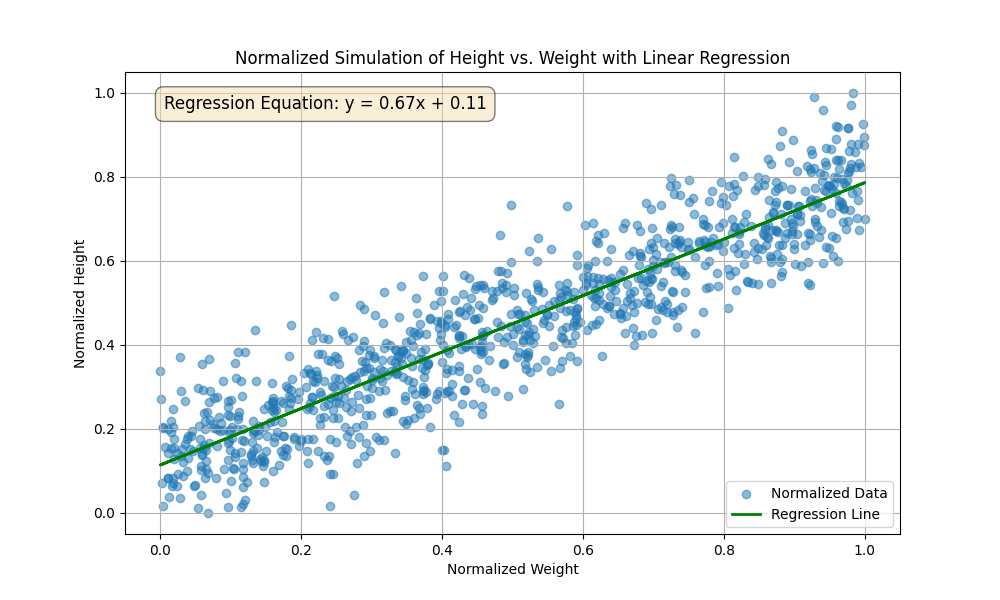

Python code for this plot:
import numpy as np
import matplotlib.pyplot as plt
from sklearn.preprocessing import MinMaxScaler
from sklearn.linear_model import LinearRegression

# Set parameters for the equation y = ax + b + r
a = 2.5
b = 10
num_samples = 1000

# Generate random data
np.random.seed(0)
# Weight (x) data
weight = np.random.rand(num_samples, 1) * 30 + 40  # weights between 40 and 70
# Random noise (r)
noise = np.random.randn(num_samples, 1) * 10
# Height (y) data
height = a * weight + b + noise

# Normalize the data
scaler = MinMaxScaler()
data_to_normalize = np.hstack((weight, height))
normalized_data = scaler.fit_transform(data_to_normalize)

# Perform linear regression on normalized data
regression = LinearRegression()
regression.fit(normalized_data[:, 0].reshape(-1, 1), normalized_data[:, 1])
reg_a = regression.coef_[0]
reg_b = regression.intercept_

# Create the plot
plt.figure(figsize=(10, 6))
plt.scatter(normalized_data[:, 0], normalized_data[:, 1], alpha=0.5, label='Normalized Data')

# Plot the regression line
plt.plot(normalized_data[:, 0], regression.predict(normalized_data[:, 0].reshape(-1, 1)), color='green', linewidth=2, label='Regression Line')

plt.title('Normalized Simulation of Height vs. Weight with Linear Regression')
plt.xlabel('Normalized Weight')
plt.ylabel('Normalized Height')
plt.legend()
plt.grid(True)

# Add a text box with the regression equation
equation_text = f"Regression Equation: y = {reg_a:.2f}x + {reg_b:.2f}"
plt.text(0.05, 0.95, equation_text, transform=plt.gca().transAxes,
         fontsize=12, verticalalignment='top',
         bbox=dict(boxstyle='round,pad=0.5', fc='wheat', alpha=0.5))

# Save the plot
plt.savefig('simulation3.png')

print("Simulation complete. Plot saved to simulation3.png")